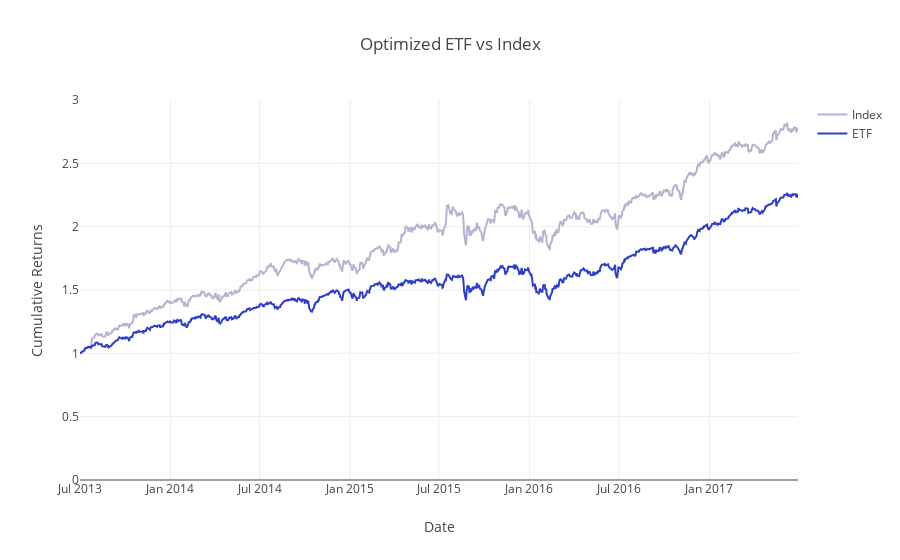

Notebook source saved alongside this figure:
### Markdown cell above
## get the cumulative return for comparison with index weight return

### Code cell
optim_etf_cumulative_returns = calculate_cumulative_returns(optim_etf_returns)

project_helper.plot_benchmark_returns(index_weighted_cumulative_returns, optim_etf_cumulative_returns, 'Optimized ETF vs Index')

optim_etf_tracking_error = tracking_error(np.sum(index_weighted_returns, 1), np.sum(optim_etf_returns, 1))
print('Optimized ETF Tracking Error: {}'.format(optim_etf_tracking_error))

### Figure 1 — Plotly figure (JSON) as saved in the notebook; plotly's stock layout.template omitted (floating-point values rounded to 4 significant figures; data arrays with more than 128 entries replaced by an {"elided": "..."} marker saying what was removed)
{"data": [{"line": {"color": "#B6B2CF"}, "name": "Index", "type": "scatter", "uid": "1aa5d924-05f7-4f74-a21d-e962edd4ab5d", "x": {"elided": "1009 str values"}, "y": {"elided": "1009 float values"}}, {"line": {"color": "#2D3ECF"}, "name": "ETF", "type": "scatter", "uid": "d661fe1c-4ba2-4d40-bb79-42b6c9f13eb6", "x": {"elided": "1009 str values"}, "y": {"elided": "1009 float values"}}], "layout": {"title": {"text": "Optimized ETF vs Index"}, "xaxis": {"title": {"text": "Date"}}, "yaxis": {"range": [0, 3], "title": {"text": "Cumulative Returns"}}}}
